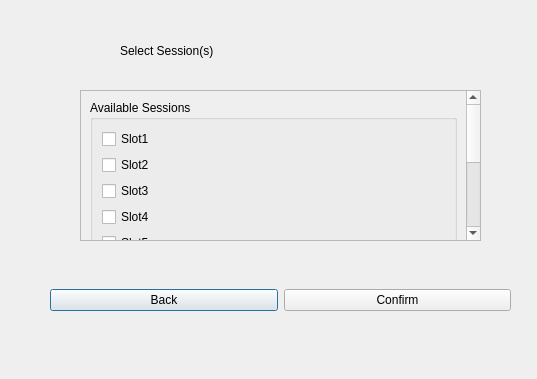
<?xml version="1.0" encoding="UTF-8"?>
<ui version="4.0">
 <class>d3_pillbox</class>
 <widget class="QDialog" name="d3_pillbox">
  <property name="geometry">
   <rect>
    <x>0</x>
    <y>0</y>
    <width>537</width>
    <height>379</height>
   </rect>
  </property>
  <property name="windowTitle">
   <string>Dialog</string>
  </property>
  <widget class="QLabel" name="label">
   <property name="geometry">
    <rect>
     <x>120</x>
     <y>10</y>
     <width>301</width>
     <height>81</height>
    </rect>
   </property>
   <property name="styleSheet">
    <string notr="true">font: 24pt &quot;MS Shell Dlg 2&quot;;</string>
   </property>
   <property name="text">
    <string>Select Session(s)</string>
   </property>
  </widget>
  <widget class="QWidget" name="layoutWidget">
   <property name="geometry">
    <rect>
     <x>50</x>
     <y>250</y>
     <width>461</width>
     <height>101</height>
    </rect>
   </property>
   <layout class="QHBoxLayout" name="horizontalLayout">
    <item>
     <widget class="QPushButton" name="pushButton">
      <property name="text">
       <string>Back</string>
      </property>
     </widget>
    </item>
    <item>
     <widget class="QPushButton" name="pushButton_2">
      <property name="text">
       <string>Confirm</string>
      </property>
     </widget>
    </item>
   </layout>
  </widget>
  <widget class="QScrollArea" name="scrollArea">
   <property name="geometry">
    <rect>
     <x>80</x>
     <y>90</y>
     <width>401</width>
     <height>151</height>
    </rect>
   </property>
   <property name="widgetResizable">
    <bool>true</bool>
   </property>
   <widget class="QWidget" name="scrollAreaWidgetContents">
    <property name="geometry">
     <rect>
      <x>0</x>
      <y>0</y>
      <width>378</width>
      <height>325</height>
     </rect>
    </property>
    <layout class="QGridLayout" name="gridLayout">
     <item row="0" column="1">
      <widget class="QGroupBox" name="groupBox">
       <property name="title">
        <string>Available Sessions</string>
       </property>
       <layout class="QVBoxLayout" name="verticalLayout">
        <item>
         <widget class="QCheckBox" name="checkBox">
          <property name="text">
           <string>Slot1</string>
          </property>
         </widget>
        </item>
        <item>
         <widget class="QCheckBox" name="checkBox_2">
          <property name="text">
           <string>Slot2</string>
          </property>
         </widget>
        </item>
        <item>
         <widget class="QCheckBox" name="checkBox_3">
          <property name="text">
           <string>Slot3</string>
          </property>
         </widget>
        </item>
        <item>
         <widget class="QCheckBox" name="checkBox_4">
          <property name="text">
           <string>Slot4</string>
          </property>
         </widget>
        </item>
        <item>
         <widget class="QCheckBox" name="checkBox_10">
          <property name="text">
           <string>Slot5</string>
          </property>
         </widget>
        </item>
        <item>
         <widget class="QCheckBox" name="checkBox_6">
          <property name="text">
           <string>Slot6</string>
          </property>
         </widget>
        </item>
        <item>
         <widget class="QCheckBox" name="checkBox_7">
          <property name="text">
           <string>Slot7</string>
          </property>
         </widget>
        </item>
        <item>
         <widget class="QCheckBox" name="checkBox_5">
          <property name="text">
           <string>Slot8</string>
          </property>
         </widget>
        </item>
        <item>
         <widget class="QCheckBox" name="checkBox_8">
          <property name="text">
           <string>Slot9</string>
          </property>
         </widget>
        </item>
        <item>
         <widget class="QCheckBox" name="checkBox_9">
          <property name="text">
           <string>Slot10</string>
          </property>
         </widget>
        </item>
       </layout>
      </widget>
     </item>
    </layout>
   </widget>
  </widget>
 </widget>
 <resources/>
 <connections/>
</ui>
